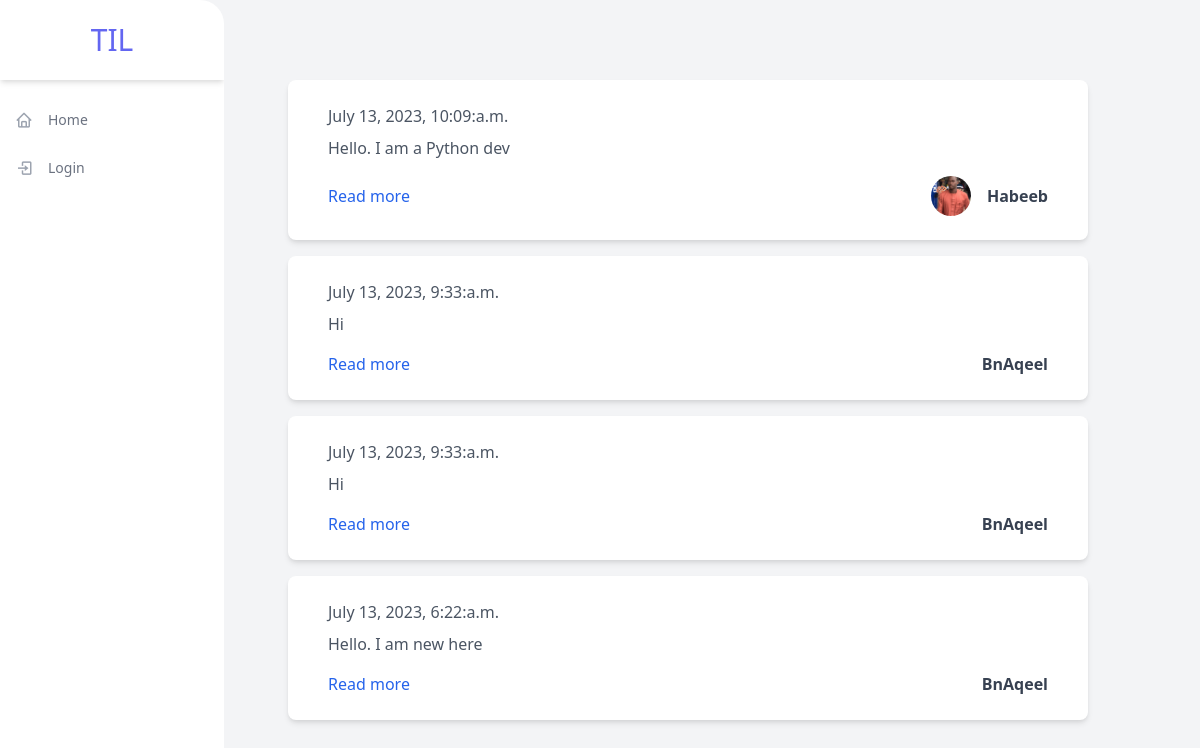
The page / on the database its author committed.
### feed/models.py (models this page shows, shortened)
class Post(models.Model):
    text = models.CharField(max_length=240)
    date = models.DateTimeField(auto_now=True)
    author = models.ForeignKey(
        User,
        on_delete=models.CASCADE,
    )

### feed/views.py (the view)
# urls.py: path("", views.HomePage.as_view(), name="index"),
class HomePage(TemplateView):
    http_method_names = ["get"]
    template_name = "feed/homepage.html"
    def dispatch(self, request, *args, **kwargs):
        self.request = request
        return super().dispatch(request, *args, **kwargs)
    def get_context_data(self, *args, **kwargs):
        context = super().get_context_data(*args, **kwargs)
        if self.request.user.is_authenticated:
            following = list(
                Follower.objects.filter(followed_by=self.request.user).values_list('following', flat=True)
            )
            if not following:
                posts = Post.objects.all().order_by('-id')[0:30]
            else:
                posts = Post.objects.filter(author__in=following).order_by('-id')[0:60]
        else:
            posts = Post.objects.all().order_by('-id')[0:30]
        context['posts'] = posts
        return context

### feed/templates/feed/homepage.html (shortened to what this page needs)
{% extends "base.html" %}
{% block body %}
    <div id="posts-container">
        {% for post in posts %}
            {% include "includes/post.html" with post=post show_detail_link=True %}
        {% endfor %}
    </div>
{% endblock %}

### til/templates/base.html (shortened to what this page needs)
{% load static %}
<!DOCTYPE html>
<html lang="en">
<head>
    <link href="https://unpkg.com/tailwindcss@^2/dist/tailwind.min.css" rel="stylesheet">
    <link rel="stylesheet" href="https://unpkg.com/boxicons@2.0.7/css/boxicons.min.css" />
</head>
<body>
<div class="min-h-screen flex flex-row bg-gray-100">
  <div class="flex flex-col w-56 bg-white rounded-r-3xl overflow-hidden">
    <div class="flex items-center justify-center h-20 shadow-md">
      <h1 class="text-3xl uppercase text-indigo-500">TIL</h1>
    </div>
    <ul class="flex flex-col py-4">
      <li>
        <a href="/" class="flex flex-row items-center h-12 transform hover:translate-x-2 transition-transform ease-in duration-200 text-gray-500 hover:text-gray-800">
          <span class="inline-flex items-center justify-center h-12 w-12 text-lg text-gray-400"><i class="bx bx-home"></i></span>
          <span class="text-sm font-medium">Home</span>
        </a>
      </li>
      {% if request.user.is_authenticated %}
        <li>
            <a href="{% url 'feed:new_post' %}" class="flex flex-row items-center h-12 transform hover:translate-x-2 transition-transform ease-in duration-200 text-gray-500 hover:text-gray-800 js-toggle-modal">
              <span class="inline-flex items-center justify-center h-12 w-12 text-lg text-gray-400"><i class="bx bx-layer-plus"></i></span>
              <span class="text-sm font-medium">New post</span>
            </a>
        </li>
        <li>
            <a href="{% url 'account_logout' %}" class="flex flex-row items-center h-12 transform hover:translate-x-2 transition-transform ease-in duration-200 text-gray-500 hover:text-gray-800">
            <span class="inline-flex items-center justify-center h-12 w-12 text-lg text-gray-400"><i class="bx bx-log-out"></i></span>
            <span class="text-sm font-medium">Logout</span>
            </a>
        </li>
      {% else %}
        <li>
            <a href="{% url 'account_login' %}" class="flex flex-row items-center h-12 transform hover:translate-x-2 transition-transform ease-in duration-200 text-gray-500 hover:text-gray-800">
            <span class="inline-flex items-center justify-center h-12 w-12 text-lg text-gray-400"><i class="bx bx-log-in"></i></span>
            <span class="text-sm font-medium">Login</span>
            </a>
        </li>
      {% endif %}
    </ul>
  </div>
  <div class="p-16">
    {% block body %}{% endblock %}
  </div>
</div>
</body>
</html>

### til/templates/includes/post.html
{% load thumbnail %}
<div class="max-w-4xl px-10 my-4 py-6 bg-white rounded-lg shadow-md" style='width: 50rem'>
    <div class="flex justify-between items-center">
        <span class="font-light text-gray-600">{{ post.date|date:"F j, Y, g:i:a" }}</span>
    </div>
    <div class="mt-2">
        <p class="mt-2 text-gray-600">{{ post.text }}</p>
    </div>
    <div class="flex justify-between items-center mt-4">
        {% if show_detail_link %}
            <a class="text-blue-600 hover:underline" href="{% url 'feed:detail' post.id %}">
                Read more
            </a>
        {% else %}
            <span>&nbsp;</span>
        {% endif %}
        <div>
            <a class="flex items-center" href="{% url 'profiles:detail' post.author.username %}">
                {% thumbnail post.author.profile.image "373x372" crop="center" as im %}
                    <img class="mx-4 w-10 h-10 object-cover rounded-full hidden sm:block" src="{{ im.url }}" alt="avatar">
                {% endthumbnail %}
                <h1 class="text-gray-700 font-bold">{{ post.author.username }}</h1>
            </a>
        </div>
    </div>
</div>

### rows shown on the page
Post: date "July 13, 2023, 10:09:a.m.", text "Hello. I am a Python dev", author.username "Habeeb"
Post: date "July 13, 2023, 9:33:a.m.", text "Hi", author.username "BnAqeel"
Post: date "July 13, 2023, 9:33:a.m.", text "Hi", author.username "BnAqeel"
Post: date "July 13, 2023, 6:22:a.m.", text "Hello. I am new here", author.username "BnAqeel"
